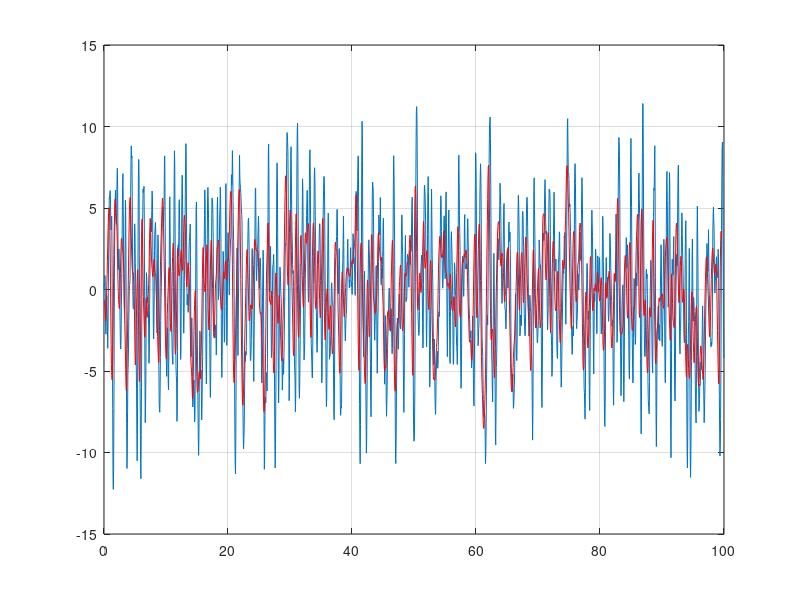

Source code (MATLAB): (Note: this script raises an error after producing the figure.)
%% Parte 3 - Resposta ao impulso e resposta em frequencia
dadosordem2rand = load('dadosordem2aleatorio.txt');
t_rand = dadosordem2rand(:,1);
v_rand = dadosordem2rand(:,2);
T_rand = dadosordem2rand(:,3);

% Identificacao pelo metodo da convolucao
plot(t_rand,T_rand)
grid on
hold on

for i=1:length(v_rand)-8
    v_f(i) = mean(v_rand(i:i+8));
    T_f(i) = mean(T_rand(i:i+8));
end
t_f = t_rand(1:length(v_rand)-8);
v_f = v_f';
T_f = T_f';

plot(t_f,T_f,'r')

% figure
% plot(t_f,v_f)

[ruy lagsuy]=crosscorr(v_f,T_f,1991);
[ry lagsy]=autocorr(T_f,1998);
% [ruy lagsuy]=xcorr(v_rand,T_rand);
% [ry lagsy]=xcorr(T_rand);

% figure('color',[1 1 1])
% plot(lagsuy,ruy)
% figure('color',[1 1 1])
% plot(lagsy,ry)

U=v_f; % criacao da matrix de entrada U
for i=1:length(v_f)-1
    U = [U [zeros(i,1); v_f(1:length(v_f)-i)]];
end;

% solucao do sistema Y=UX para U (U = Y/X)
% H1=U\T_rand;
H=inv(U)*T_f;

% figure
% plot(H1)
figure
plot(t_f,H)
axis([0 5 -2.6 2.6])
grid on
hold all

H_r = ruy(1980:end-12)/var(v_f);
figure
plot(t_f,H_r)

